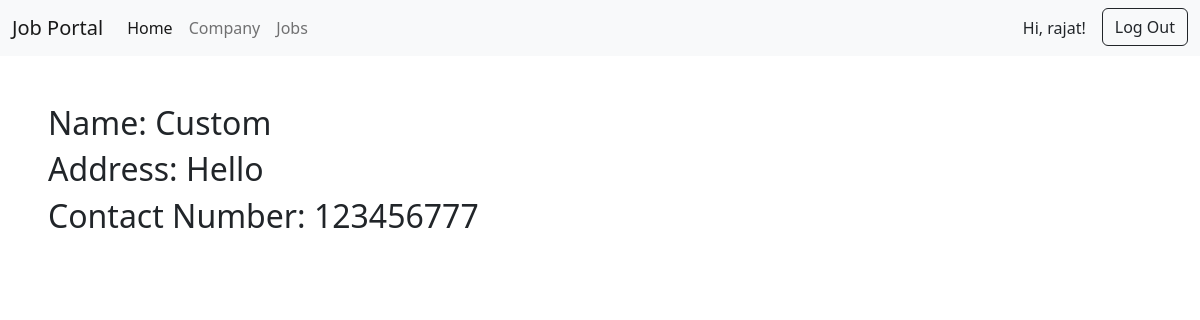
The page /company/ (signed in) on the database its author committed.
### company/models.py (models this page shows, shortened)
class Company(models.Model):
    owner = models.OneToOneField(User, on_delete=models.CASCADE, related_name='company')
    name = models.CharField(max_length=200)
    address = models.TextField()
    contact_number = models.CharField(max_length=15, validators=[phone_regex])

### company/views.py (the view)
# urls.py: path("", views.company_view, name="company-view"),
def company_view(request):
    company = Company.objects.filter(owner=request.user).first()
    if not company:
        return redirect("create-company")
    return render(request, 'company/company_view.html', {'company': company})

### templates/company/company_view.html (shortened to what this page needs)
{% extends 'base.html' %}
{% block content %}
  <div class="m-5">
    <h2>Name: {{ company.name }}</h2>
    <h2>Address: {{ company.address }}</h2>
    <h2>Contact Number: {{ company.contact_number }}</h2>
  </div>
{% endblock %}

### templates/base.html (shortened to what this page needs)
<!DOCTYPE html>
<html>
  <head>
    <link href="https://cdn.jsdelivr.net/npm/bootstrap@5.2.3/dist/css/bootstrap.min.css" rel="stylesheet" />
  </head>
  <body>
    <nav class="navbar navbar-expand-lg bg-light">
      <div class="container-fluid">
        <a class="navbar-brand" href="#">Job Portal</a>
        <div class="collapse navbar-collapse" id="navbarSupportedContent">
          <ul class="navbar-nav me-auto mb-2 mb-lg-0">
            <li class="nav-item">
              <a class="nav-link active" aria-current="page" href="/">Home</a>
            </li>
            {% if user.is_authenticated %}
            <li class="nav-item">
              <a class="nav-link" href="/company">Company</a>
            </li>
            <li class="nav-item">
              <a class="nav-link" href="/jobs">Jobs</a>
            </li>
            {% endif %}
          </ul>
          <div class="d-flex">
            {% if user.is_authenticated %}
              <p class="mx-3 my-2">Hi, {{ user.username }}!</p>
              <form action="{% url 'logout' %}" method="post">
                <button class="btn btn-outline-dark" type="submit">Log Out</button>
              </form>
            {% else %}
              <div class="d-flex">
              <a class="mx-3 btn btn-outline-dark" href="{% url 'login' %}">Log In</a>
              <a class="btn btn-outline-dark" href="{% url 'login' %}">Sign Up</a>
              <div>
            {% endif %}
          </div>
        </div>
      </div>
    </nav>
    <main>
      {% block content %}
      {% endblock %}
    </main>
  </body>
</html>

### rows shown on the page
Company: name "Custom", address "Hello", contact_number "123456777"

### other values the page prints
{{ user.username }} "rajat"
